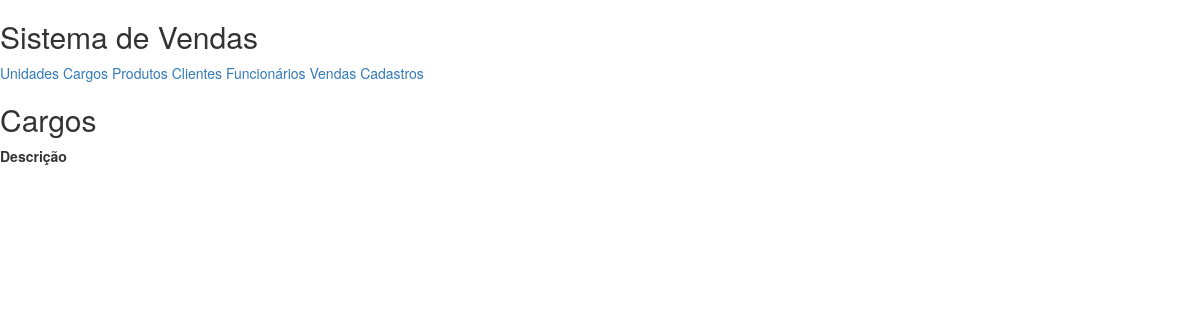
The app's page /appvendas/cargos/, older data.
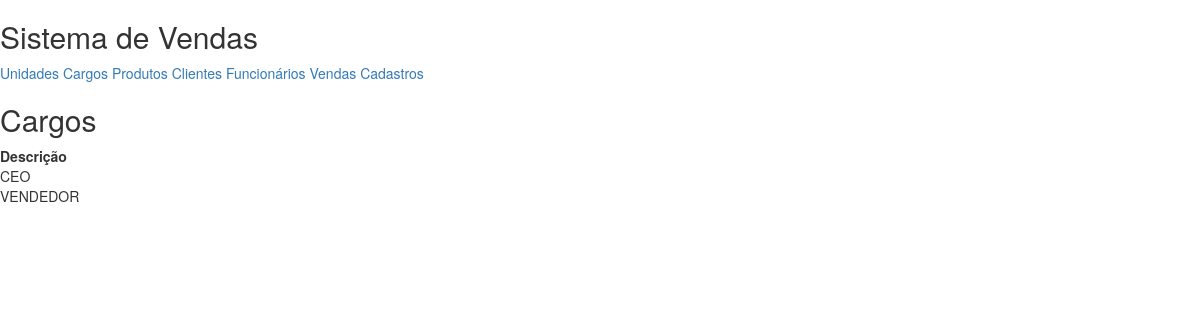
The same page, newer data.
### appvendas/models.py (models this page shows, shortened)
class Cargo(models.Model):
    descricao=models.CharField("Descrição",max_length=150)

### appvendas/views.py (the view)
def listarcargos(request):
    cargos=Cargo.objects.all().order_by('descricao')
    lista={'cargos':cargos}
    return render(request,'cargos.html',lista)

### templates/cargos.html
{% extends 'base.html' %}
{% block conteudo %}
    <h2>Cargos</h2>
<table>
  <tr>
    <th>Descrição</th>
  </tr>
    {% for cargo in cargos %}
        <tr>
            <td> {{ cargo.descricao | upper }}</td>
        </tr>
    {% endfor %}
</table>
{% endblock %}

Row changes from the older to the newer data that the page shows:
added Cargo: descricao "CEO"
added Cargo: descricao "VENDEDOR"
